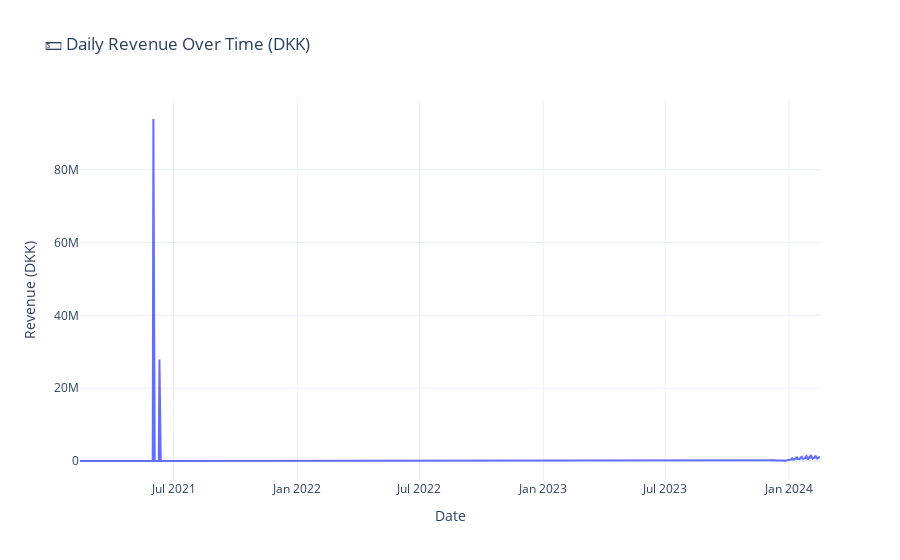

This figure's notebook cell:
### Markdown cell above
## 5. Revenue & Sales Analysis

### Code cell
# Revenue analysis
if 'total_amount' in orders.columns:
    orders['total_amount'] = pd.to_numeric(orders['total_amount'], errors='coerce')
    
    daily_revenue = orders.groupby('date').agg({
        'total_amount': 'sum',
        'id': 'count'
    }).reset_index()
    daily_revenue.columns = ['date', 'revenue', 'order_count']
    daily_revenue['date'] = pd.to_datetime(daily_revenue['date'])
    daily_revenue['avg_order_value'] = daily_revenue['revenue'] / daily_revenue['order_count']
    
    print(f"Total Revenue: {orders['total_amount'].sum():,.2f} DKK")
    print(f"Average Order Value: {orders['total_amount'].mean():.2f} DKK")
    
    fig = px.line(daily_revenue, x='date', y='revenue',
                  title='💵 Daily Revenue Over Time (DKK)',
                  labels={'date': 'Date', 'revenue': 'Revenue (DKK)'})
    fig.update_layout(template='plotly_white')
    fig.show()

### Figure 1 — Plotly figure (JSON) as saved in the notebook; plotly's stock layout.template omitted (floating-point values rounded to 4 significant figures; data arrays with more than 128 entries replaced by an {"elided": "..."} marker saying what was removed)
{"data": [{"hovertemplate": "Date=%{x}<br>Revenue (DKK)=%{y}<extra></extra>", "legendgroup": "", "line": {"color": "#636efa", "dash": "solid"}, "marker": {"symbol": "circle"}, "mode": "lines", "name": "", "orientation": "v", "showlegend": false, "type": "scatter", "x": {"elided": "1000 str values"}, "xaxis": "x", "y": {"elided": "1000 float values"}, "yaxis": "y"}], "layout": {"legend": {"tracegroupgap": 0}, "title": {"text": "💵 Daily Revenue Over Time (DKK)"}, "xaxis": {"anchor": "y", "domain": [0.0, 1.0], "title": {"text": "Date"}}, "yaxis": {"anchor": "x", "domain": [0.0, 1.0], "title": {"text": "Revenue (DKK)"}}}}
